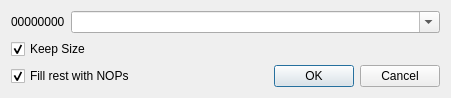
<?xml version="1.0" encoding="UTF-8"?>
<ui version="4.0">
 <author>Evan Teran</author>
 <class>Assembler::DialogAssembler</class>
 <widget class="QDialog" name="DialogAssembler">
  <property name="geometry">
   <rect>
    <x>0</x>
    <y>0</y>
    <width>451</width>
    <height>87</height>
   </rect>
  </property>
  <property name="windowTitle">
   <string>Assembler</string>
  </property>
  <layout class="QGridLayout" name="gridLayout">
   <item row="0" column="0" colspan="2">
    <layout class="QHBoxLayout" name="horizontalLayout">
     <item>
      <widget class="QLabel" name="address">
       <property name="sizePolicy">
        <sizepolicy hsizetype="Maximum" vsizetype="Preferred">
         <horstretch>0</horstretch>
         <verstretch>0</verstretch>
        </sizepolicy>
       </property>
       <property name="text">
        <string>00000000</string>
       </property>
      </widget>
     </item>
     <item>
      <widget class="QComboBox" name="assembly">
       <property name="editable">
        <bool>true</bool>
       </property>
      </widget>
     </item>
    </layout>
   </item>
   <item row="1" column="0">
    <widget class="QCheckBox" name="keepSize">
     <property name="enabled">
      <bool>true</bool>
     </property>
     <property name="text">
      <string>Keep Size</string>
     </property>
     <property name="checked">
      <bool>true</bool>
     </property>
    </widget>
   </item>
   <item row="2" column="0">
    <widget class="QCheckBox" name="fillWithNOPs">
     <property name="text">
      <string>Fill rest with NOPs</string>
     </property>
     <property name="checked">
      <bool>true</bool>
     </property>
    </widget>
   </item>
   <item row="2" column="1">
    <widget class="QDialogButtonBox" name="buttonBox">
     <property name="standardButtons">
      <set>QDialogButtonBox::Cancel|QDialogButtonBox::Ok</set>
     </property>
    </widget>
   </item>
  </layout>
 </widget>
 <resources/>
 <connections>
  <connection>
   <sender>buttonBox</sender>
   <signal>accepted()</signal>
   <receiver>DialogAssembler</receiver>
   <slot>accept()</slot>
   <hints>
    <hint type="sourcelabel">
     <x>347</x>
     <y>55</y>
    </hint>
    <hint type="destinationlabel">
     <x>351</x>
     <y>59</y>
    </hint>
   </hints>
  </connection>
  <connection>
   <sender>buttonBox</sender>
   <signal>rejected()</signal>
   <receiver>DialogAssembler</receiver>
   <slot>reject()</slot>
   <hints>
    <hint type="sourcelabel">
     <x>119</x>
     <y>55</y>
    </hint>
    <hint type="destinationlabel">
     <x>125</x>
     <y>59</y>
    </hint>
   </hints>
  </connection>
 </connections>
</ui>
